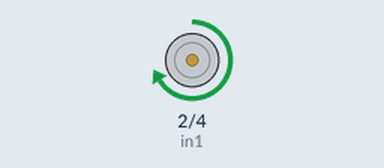
Simulated run of this sketch. Board: Arduino Uno, built with avr-gcc and run on an emulated ATmega328P. On the bench: motor-driver pin pairs drawn as motors (green arrow = first pin HIGH = forward, orange = second pin HIGH = backward, longer = more drive, scaled by the enable pin).

Above: at 0.7 s.
At 1.7 s:
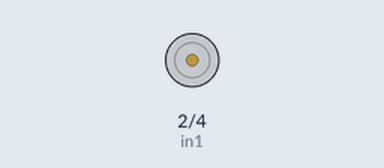
At 6.2 s:
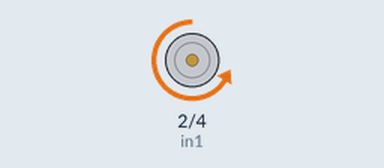
Timing chart, 0 to 8.1 s (numbered marks = the images above):
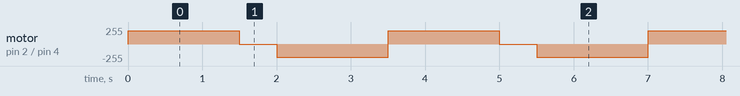

The sketch:

sketch_jun30b.ino
```cpp
int in1 = 2;
int in2 = 4;
int enA = 3;
void setup() {
  pinMode(enA, OUTPUT);
  pinMode(in1, OUTPUT);
  pinMode(in2, OUTPUT);
}

void loop() {
  digitalWrite(in1, HIGH);
  digitalWrite(in2, LOW);
  analogWrite(enA, 200);
  delay(1500);

  digitalWrite(in1, LOW);
  digitalWrite(in2, LOW);
  analogWrite(enA, 0);
  delay(500);

  digitalWrite(in1, LOW);
  digitalWrite(in2, HIGH);
  analogWrite(enA, 200);
  delay(1500);
}
```

Measured:
- by itself, motor on pin 2 (in1) / pin 4 (in2): repeats every 3.5 s: stopped 0.50 s, backward 200/255 1.5 s, forward 200/255 1.5 s
